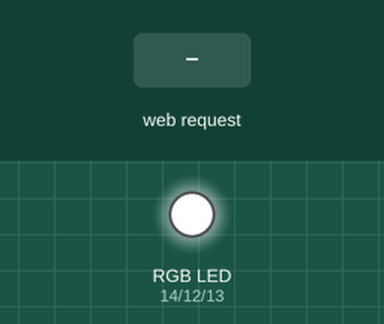
This sketch was run on a simulated ESP32. On the bench: an RGB LED mixed from three pins (HIGH = lit). Inputs (shaded band) come from the test bench. WiFi joins after 1.5 s; servers stay silent unless stated; what the sketch prints to the serial monitor is not drawn.

Above: at 2.7 s.
2.8 s: HTTP request GET /?cmd=CMD_PINCH received
At 3.7 s:
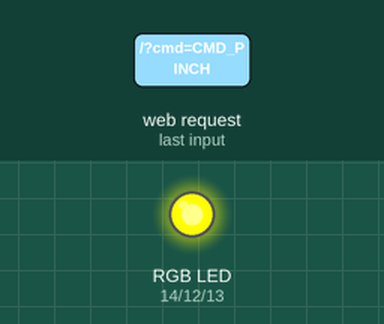
4.3 s: HTTP request GET /?cmd=CMD_CLICK received
At 4.8 s:
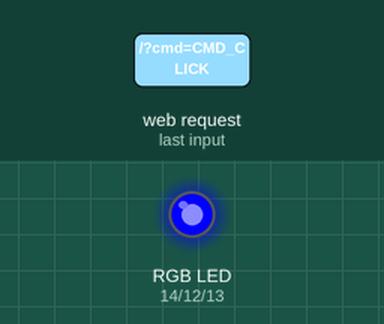
5.8 s: HTTP request GET /?cmd=1 received
At 7.2 s:
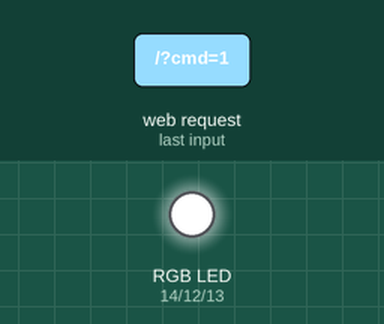
Timing chart, 0 to 8.8 s (numbered marks = the images above; inputs shaded):
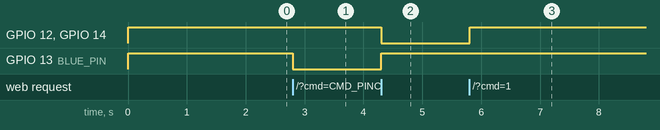

The sketch:

esp32_rgb_control.ino
```cpp
#include <Arduino.h>
#include <WiFi.h>
#include <WebServer.h>
#include <AccelStepper.h>

const int RED_PIN = 14;
const int GREEN_PIN = 12;
const int BLUE_PIN = 13;

const int LEDC_CHANNEL_RED = 0;
const int LEDC_CHANNEL_GREEN = 1;
const int LEDC_CHANNEL_BLUE = 2;

const int LEDC_TIMER_BITS = 8;
const int LEDC_BASE_FREQ = 5000;

const int STEPPER_IN1 = 25;
const int STEPPER_IN2 = 26;
const int STEPPER_IN3 = 27;
const int STEPPER_IN4 = 33;

const char* ssid = "Joey";
const char* password = "joey1234";

WebServer server(80);

AccelStepper stepper(AccelStepper::FULL4WIRE, STEPPER_IN1, STEPPER_IN3, STEPPER_IN2, STEPPER_IN4);
float stepperSpeed = 0;

void setup() {
  Serial.begin(115200);

  ledcSetup(LEDC_CHANNEL_RED, LEDC_BASE_FREQ, LEDC_TIMER_BITS);
  ledcSetup(LEDC_CHANNEL_GREEN, LEDC_BASE_FREQ, LEDC_TIMER_BITS);
  ledcSetup(LEDC_CHANNEL_BLUE, LEDC_BASE_FREQ, LEDC_TIMER_BITS);

  ledcAttachPin(RED_PIN, LEDC_CHANNEL_RED);
  ledcAttachPin(GREEN_PIN, LEDC_CHANNEL_GREEN);
  ledcAttachPin(BLUE_PIN, LEDC_CHANNEL_BLUE);

  setColor(0, 0, 0);
  Serial.println("RGB LED control ready...");

  stepper.setMaxSpeed(1000.0);
  stepper.setAcceleration(500.0);
  stepper.setSpeed(0);

  WiFi.begin(ssid, password);
  Serial.print("Connecting to Wi-Fi");
  while (WiFi.status() != WL_CONNECTED) {
    delay(500);
    Serial.print(".");
  }
  Serial.println("\nConnected to Wi-Fi network");
  Serial.print("IP address: ");
  Serial.println(WiFi.localIP());

  server.on("/", handleRoot);
  server.onNotFound(handleNotFound);

  server.begin();
  Serial.println("HTTP server started");
}

void loop() {
  server.handleClient();
  stepper.runSpeed();
}

void handleRoot() {
  if (server.hasArg("cmd")) {
    String cmd = server.arg("cmd");
    processCommand(cmd);
    server.send(200, "text/plain", "Command received: " + cmd);
  } else {
    server.send(200, "text/plain", "No command received");
  }
}

void handleNotFound() {
  server.send(404, "text/plain", "Not found");
}

void processCommand(String inputString) {
  inputString.trim();
  Serial.println("Received command: " + inputString);
  bool commandRecognized = false;

  if (inputString == "CMD_OPEN_PALM") {
    Serial.println("Setting color: White");
    setColor(255, 255, 255);     // White
    stepperSpeed = 200;
    stepper.setSpeed(stepperSpeed);
    commandRecognized = true;
  }
  else if (inputString == "CMD_CLOSED_FIST") {
    Serial.println("Setting color: Red");
    setColor(255, 0, 0);         // Red
    stepperSpeed = -200;
    stepper.setSpeed(stepperSpeed);
    commandRecognized = true;
  }
  else if (inputString == "CMD_POINTING_INDEX") {
    Serial.println("Setting color: Green");
    setColor(0, 255, 0);         // Green
    commandRecognized = true;
  }
  else if (inputString == "CMD_PINCH") {
    Serial.println("Setting color: Blue");
    setColor(0, 0, 255);         // Blue
  }
  else if (inputString == "CMD_CLICK") {
    Serial.println("Setting color: Yellow");
    setColor(255, 255, 0);       // Yellow
  }
  else if (inputString == "CMD_SWIPE_LEFT") {
    Serial.println("Setting color: Cyan");
    setColor(0, 255, 255);       // Cyan
  }
  else if (inputString == "CMD_SWIPE_RIGHT") {
    Serial.println("Setting color: Magenta");
    setColor(255, 0, 255);       // Magenta
  }
  else if (inputString == "CMD_POINTING_MIDDLE") {
    Serial.println("Setting color: Orange");
    setColor(255, 120, 0);       // Vibrant Orange
  }
  else if (inputString == "CMD_POINTING_RING") {
    Serial.println("Setting color: Purple");
    setColor(128, 0, 128);       // Purple
  }
  else if (inputString == "CMD_POINTING_PINKY") {
    Serial.println("Setting color: Pink");
    setColor(255, 105, 180);     // Vibrant Pink (Hot Pink)
  }
  else if (inputString == "CMD_HANG_LOOSE") {
    Serial.println("Setting color: Lime");
    setColor(191, 255, 0);       // Lime
  }
  else if (inputString == "CMD_CALL_ME") {
    Serial.println("Setting color: Sky Blue");
    setColor(135, 206, 235);     // Sky Blue
  }
  else if (inputString == "CMD_OK_SIGN") {
    Serial.println("Setting color: Brown");
    setColor(139, 69, 19);       // Brown
  }
  else if (inputString == "CMD_THUMBS_UP") {
    Serial.println("Setting color: Indigo");
    setColor(75, 0, 130);        // Indigo
  }
  else if (inputString == "CMD_PEACE_SIGN") {
    Serial.println("Setting color: Violet");
    setColor(238, 130, 238);     // Violet
  }
  else if (inputString == "CMD_THREE_FINGERS") {
    Serial.println("Setting color: Gold");
    setColor(255, 215, 0);       // Gold
  }
  else if (inputString == "CMD_ROCK_ON") {
    Serial.println("Setting color: Turquoise");
    setColor(64, 224, 208);      // Turquoise
  }
  else if (inputString == "CMD_SPIDERMAN") {
    Serial.println("Setting color: Navy");
    setColor(0, 0, 128);         // Navy
  }
  else {
    Serial.println("Unknown command, turning off LED and stopping motor...");
    setColor(0, 0, 0);
    stepperSpeed = 0;
    stepper.setSpeed(stepperSpeed);
  }
}

void setColor(int red, int green, int blue) {
  red = 255 - red;
  green = 255 - green;
  blue = 255 - blue;

  ledcWrite(LEDC_CHANNEL_RED, red);
  ledcWrite(LEDC_CHANNEL_GREEN, green);
  ledcWrite(LEDC_CHANNEL_BLUE, blue);
}
```

Measured:
- after the input at 2.8 s, GPIO 13 (BLUE_PIN): HIGH → LOW at once
- after the input at 4.3 s, GPIO 12 (GREEN_PIN), GPIO 14 (RED_PIN): HIGH → LOW at once; GPIO 13 (BLUE_PIN): LOW → HIGH at once
- after the input at 5.8 s, GPIO 12 (GREEN_PIN), GPIO 14 (RED_PIN): LOW → HIGH at once
